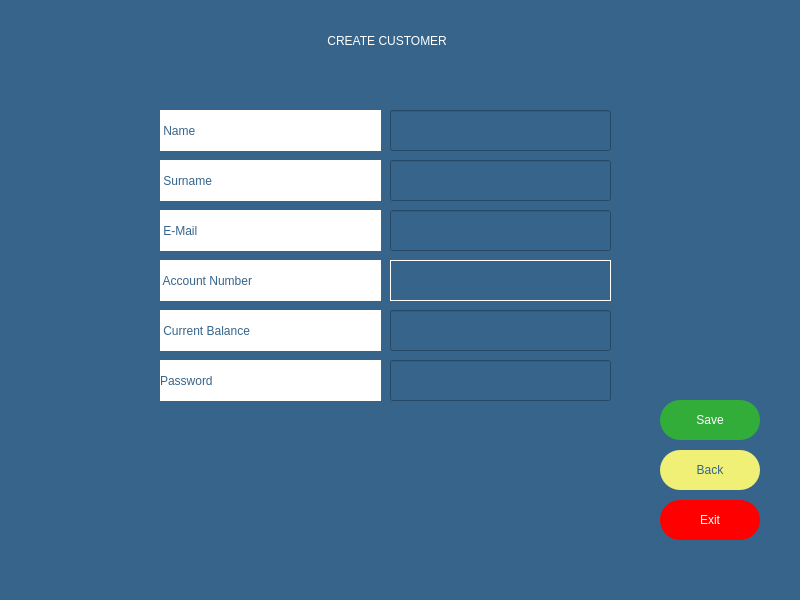
<?xml version="1.0" encoding="UTF-8"?>
<ui version="4.0">
 <class>MainWindow</class>
 <widget class="QMainWindow" name="MainWindow">
  <property name="geometry">
   <rect>
    <x>0</x>
    <y>0</y>
    <width>800</width>
    <height>600</height>
   </rect>
  </property>
  <property name="windowTitle">
   <string>MainWindow</string>
  </property>
  <property name="styleSheet">
   <string notr="true">background-color: rgb(54, 100, 139);</string>
  </property>
  <widget class="QWidget" name="centralwidget">
   <widget class="QLineEdit" name="li_name">
    <property name="geometry">
     <rect>
      <x>390</x>
      <y>110</y>
      <width>221</width>
      <height>41</height>
     </rect>
    </property>
    <property name="styleSheet">
     <string notr="true">color: rgb(255, 255, 255);
font: 63 14pt &quot;Montserrat SemiBold&quot;;</string>
    </property>
    <property name="inputMask">
     <string/>
    </property>
   </widget>
   <widget class="QLineEdit" name="li_surname">
    <property name="geometry">
     <rect>
      <x>390</x>
      <y>160</y>
      <width>221</width>
      <height>41</height>
     </rect>
    </property>
    <property name="styleSheet">
     <string notr="true">color: rgb(255, 255, 255);
font: 63 14pt &quot;Montserrat SemiBold&quot;;</string>
    </property>
   </widget>
   <widget class="QLineEdit" name="li_email">
    <property name="geometry">
     <rect>
      <x>390</x>
      <y>210</y>
      <width>221</width>
      <height>41</height>
     </rect>
    </property>
    <property name="styleSheet">
     <string notr="true">color: rgb(255, 255, 255);
font: 63 14pt &quot;Montserrat SemiBold&quot;;</string>
    </property>
    <property name="inputMask">
     <string/>
    </property>
    <property name="text">
     <string/>
    </property>
   </widget>
   <widget class="QPushButton" name="B_save">
    <property name="geometry">
     <rect>
      <x>660</x>
      <y>400</y>
      <width>100</width>
      <height>40</height>
     </rect>
    </property>
    <property name="styleSheet">
     <string notr="true">background-color: rgb(255, 240, 245);
background-color: rgb(50, 173, 58);

font: 63 14pt &quot;Montserrat SemiBold&quot;;
border-radius: 20;
color: rgb(255, 255, 255);</string>
    </property>
    <property name="text">
     <string>Save</string>
    </property>
    <property name="checkable">
     <bool>false</bool>
    </property>
   </widget>
   <widget class="QPushButton" name="B_exit">
    <property name="geometry">
     <rect>
      <x>660</x>
      <y>500</y>
      <width>100</width>
      <height>40</height>
     </rect>
    </property>
    <property name="styleSheet">
     <string notr="true">background-color: rgb(255, 0, 0);
font: 63 14pt &quot;Montserrat SemiBold&quot;;
border-radius: 20;
color: rgb(255, 255, 255);
</string>
    </property>
    <property name="text">
     <string>Exit</string>
    </property>
    <property name="checkable">
     <bool>false</bool>
    </property>
   </widget>
   <widget class="QLabel" name="la_name">
    <property name="geometry">
     <rect>
      <x>160</x>
      <y>110</y>
      <width>221</width>
      <height>41</height>
     </rect>
    </property>
    <property name="styleSheet">
     <string notr="true">color: rgb(54, 100, 139);
font: 63 14pt &quot;Montserrat SemiBold&quot;;
background-color: rgb(255, 255, 255);</string>
    </property>
    <property name="text">
     <string> Name</string>
    </property>
   </widget>
   <widget class="QLabel" name="la_surname">
    <property name="geometry">
     <rect>
      <x>160</x>
      <y>160</y>
      <width>221</width>
      <height>41</height>
     </rect>
    </property>
    <property name="styleSheet">
     <string notr="true">color: rgb(54, 100, 139);
background-color: rgb(255, 255, 255);
font: 63 14pt &quot;Montserrat SemiBold&quot;;</string>
    </property>
    <property name="text">
     <string> Surname</string>
    </property>
   </widget>
   <widget class="QLabel" name="la_mail">
    <property name="geometry">
     <rect>
      <x>160</x>
      <y>210</y>
      <width>221</width>
      <height>41</height>
     </rect>
    </property>
    <property name="styleSheet">
     <string notr="true">color: rgb(54, 100, 139);
background-color: rgb(255, 255, 255);
font: 63 14pt &quot;Montserrat SemiBold&quot;;</string>
    </property>
    <property name="text">
     <string> E-Mail</string>
    </property>
   </widget>
   <widget class="QLabel" name="la_accnumber">
    <property name="geometry">
     <rect>
      <x>160</x>
      <y>260</y>
      <width>221</width>
      <height>41</height>
     </rect>
    </property>
    <property name="styleSheet">
     <string notr="true">color: rgb(54, 100, 139);
background-color: rgb(255, 255, 255);
font: 63 14pt &quot;Montserrat SemiBold&quot;;</string>
    </property>
    <property name="text">
     <string> Account Number</string>
    </property>
   </widget>
   <widget class="QLabel" name="label_5">
    <property name="geometry">
     <rect>
      <x>80</x>
      <y>0</y>
      <width>611</width>
      <height>81</height>
     </rect>
    </property>
    <property name="styleSheet">
     <string notr="true">color: rgb(255, 255, 255);
font: 63 18pt &quot;Montserrat SemiBold&quot;;</string>
    </property>
    <property name="text">
     <string> CREATE CUSTOMER</string>
    </property>
    <property name="alignment">
     <set>Qt::AlignCenter</set>
    </property>
   </widget>
   <widget class="QLabel" name="la_curbalance">
    <property name="geometry">
     <rect>
      <x>160</x>
      <y>310</y>
      <width>221</width>
      <height>41</height>
     </rect>
    </property>
    <property name="styleSheet">
     <string notr="true">color: rgb(54, 100, 139);
background-color: rgb(255, 255, 255);
font: 63 14pt &quot;Montserrat SemiBold&quot;;</string>
    </property>
    <property name="text">
     <string> Current Balance</string>
    </property>
   </widget>
   <widget class="QLineEdit" name="li_balance">
    <property name="geometry">
     <rect>
      <x>390</x>
      <y>310</y>
      <width>221</width>
      <height>41</height>
     </rect>
    </property>
    <property name="styleSheet">
     <string notr="true">color: rgb(255, 255, 255);
font: 63 14pt &quot;Montserrat SemiBold&quot;;</string>
    </property>
    <property name="inputMask">
     <string>999999999999</string>
    </property>
   </widget>
   <widget class="QLabel" name="la_password">
    <property name="geometry">
     <rect>
      <x>160</x>
      <y>360</y>
      <width>221</width>
      <height>41</height>
     </rect>
    </property>
    <property name="styleSheet">
     <string notr="true">color: rgb(54, 100, 139);
background-color: rgb(255, 255, 255);
font: 63 14pt &quot;Montserrat SemiBold&quot;;</string>
    </property>
    <property name="text">
     <string>Password</string>
    </property>
   </widget>
   <widget class="QLineEdit" name="li_password">
    <property name="geometry">
     <rect>
      <x>390</x>
      <y>360</y>
      <width>221</width>
      <height>41</height>
     </rect>
    </property>
    <property name="styleSheet">
     <string notr="true">color: rgb(255, 255, 255);
font: 63 14pt &quot;Montserrat SemiBold&quot;;</string>
    </property>
    <property name="inputMask">
     <string>9999999</string>
    </property>
    <property name="maxLength">
     <number>7</number>
    </property>
   </widget>
   <widget class="QLabel" name="la_error">
    <property name="geometry">
     <rect>
      <x>280</x>
      <y>440</y>
      <width>221</width>
      <height>13</height>
     </rect>
    </property>
    <property name="text">
     <string/>
    </property>
   </widget>
   <widget class="QLabel" name="la_id">
    <property name="geometry">
     <rect>
      <x>390</x>
      <y>260</y>
      <width>221</width>
      <height>41</height>
     </rect>
    </property>
    <property name="styleSheet">
     <string notr="true">color: rgb(255, 255, 255);
font: 63 14pt &quot;Montserrat SemiBold&quot;;</string>
    </property>
    <property name="frameShape">
     <enum>QFrame::Box</enum>
    </property>
    <property name="text">
     <string/>
    </property>
   </widget>
   <widget class="QPushButton" name="B_back">
    <property name="geometry">
     <rect>
      <x>660</x>
      <y>450</y>
      <width>100</width>
      <height>40</height>
     </rect>
    </property>
    <property name="styleSheet">
     <string notr="true">background-color: rgb(240, 240, 119);
color: rgb(54, 100, 139);
font: 63 14pt &quot;Montserrat SemiBold&quot;;
border-radius: 20;
</string>
    </property>
    <property name="text">
     <string>Back</string>
    </property>
    <property name="checkable">
     <bool>false</bool>
    </property>
   </widget>
  </widget>
  <widget class="QMenuBar" name="menubar">
   <property name="geometry">
    <rect>
     <x>0</x>
     <y>0</y>
     <width>800</width>
     <height>26</height>
    </rect>
   </property>
  </widget>
  <widget class="QStatusBar" name="statusbar"/>
 </widget>
 <resources/>
 <connections/>
</ui>
